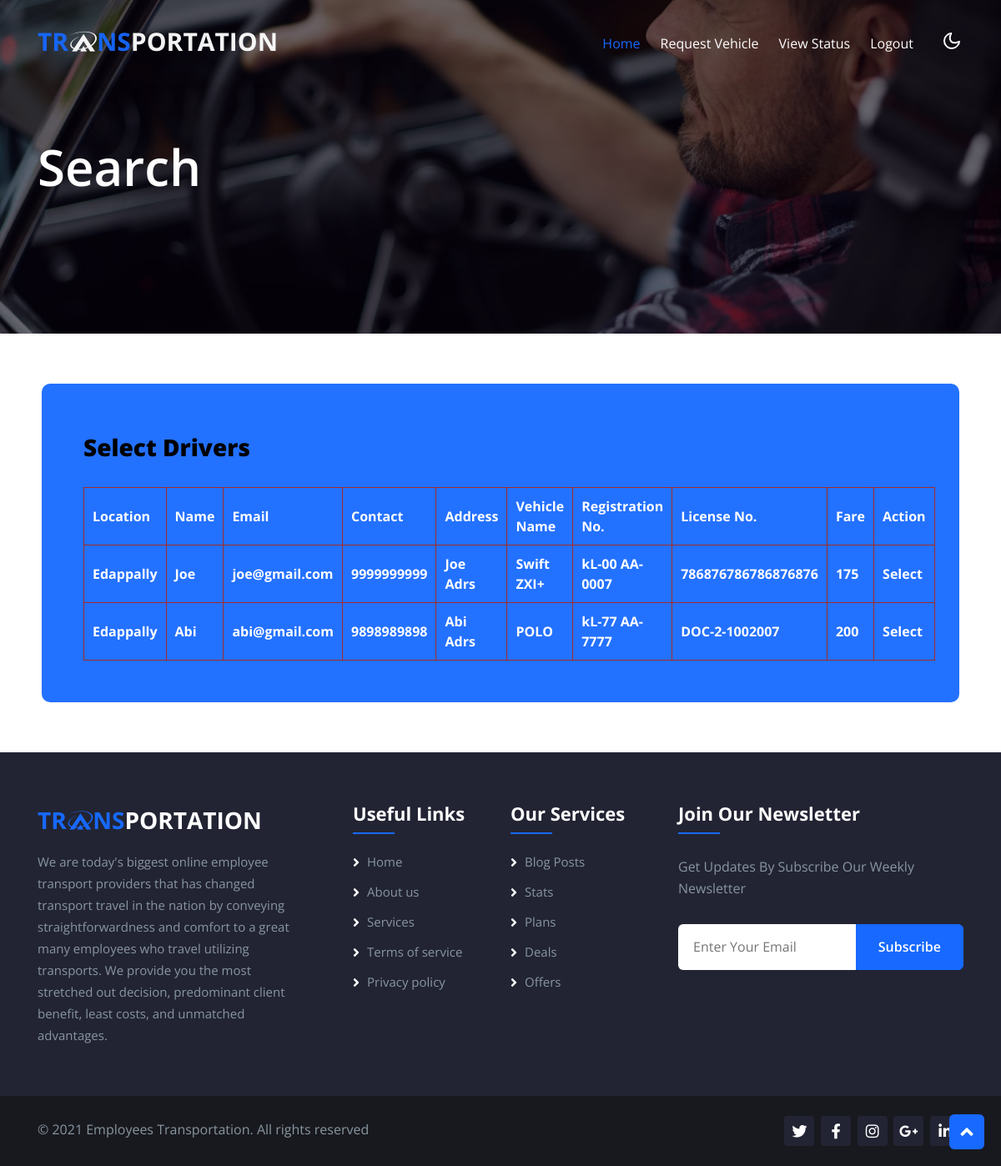
/employeeViewDrivers.php?ppoint=1, run on the app's committed database.
### tables this page shows
CREATE TABLE `driver_points` (
  `dp_id` int(11) NOT NULL,
  `driv_id` int(11) NOT NULL,
  `pp_id` int(11) NOT NULL,
  `rate` bigint(20) NOT NULL
);

CREATE TABLE `pickup_points` (
  `pp_id` int(11) NOT NULL,
  `ppoints` varchar(50) NOT NULL
);

CREATE TABLE `drivers` (
  `driv_id` int(11) NOT NULL,
  `name` varchar(25) DEFAULT NULL,
  `email` varchar(25) DEFAULT NULL,
  `contact` varchar(25) DEFAULT NULL,
  `adrs` varchar(50) DEFAULT NULL,
  `car` varchar(50) DEFAULT NULL,
  `capacity` varchar(25) DEFAULT NULL,
  `reg_num` varchar(50) DEFAULT NULL,
  `lice_num` varchar(50) DEFAULT NULL
);

### employeeViewDrivers.php (the view, shortened to what this page needs)
<?php
include "employeeHeader.php";
include "connection.php";
$ppoint = $_GET['ppoint'];
$qry = "SELECT * FROM `driver_points` dp, `drivers` d, `pickup_points` p WHERE dp.`pp_id`='$ppoint' AND p.`pp_id`='$ppoint' AND dp.`driv_id`=d.`driv_id` ORDER BY rate";
$res = mysqli_query($conn, $qry);
?>
<div class="w3l-main-slider position-relative" id="home">
    <div class="w3l-bannerhny-content">
        <div class="container">
            <div class="w3l-bannerhny-info">
                <h3 class="mb-md-5 mb-2">Search</h3>
            </div>
        </div>
    </div>
</div>
<section id="contact" class="contact">
    <div class="container">
        <div id="log">
            <form action="employeeViewDrivers.php" method="get">
                <h3 style="margin:10px 30px 30px 0px; color:#000; font-weight: 900;">Select Drivers</h3>
                <table style="width: 100%;">
                    <tr>
                        <th>Location</th>
                        <th>Name</th>
                        <th>Email</th>
                        <th>Contact</th>
                        <th>Address</th>
                        <th>Vehicle Name</th>
                        <th>Registration No.</th>
                        <th>License No.</th>
                        <th>Fare</th>
                        <th>Action</th>
                    </tr>
                    <?php
                    while ($row = mysqli_fetch_array($res)) {
                        echo "<tr>
                            <th>$row[ppoints]</th>
                            <th>$row[name]</th>
                            <th>$row[email]</th>
                            <th>$row[contact]</th>
                            <th>$row[adrs]</th>
                            <th>$row[car]</th>
                            <th>$row[reg_num]</th>
                            <th>$row[lice_num]</th>
                            <th>$row[rate]</th>
                            <th><a href='employeeSelectDriver.php?did=$row[driv_id]&ppid=$row[pp_id]'>Select</a></th>
                        </tr>";
                    }
                    ?>
                </table>
            </form>
        </div>
    </div>
</section>
<?php
include "baseFooter.php";
?>

### employeeViewDrivers.php (style rules this page uses)
#log { background-color: #2371ff; margin: auto; padding: 50px; color: white; width: 1100px; border-radius: 10px; }
table, th, td { border: 1px solid brown; }
th, td { padding: 10px; }
a { color: #fff; }

### data on the page
driver_points: pp.ppoints "Edappally", driv.name "Joe", driv.email "joe@gmail.com", driv.contact "9999999999", driv.adrs "Joe Adrs", driv.car "Swift ZXI+", driv.reg_num "kL-00 AA-0007", driv.lice_num "786876786786876876", rate "175"
driver_points: pp.ppoints "Edappally", driv.name "Abi", driv.email "abi@gmail.com", driv.contact "9898989898", driv.adrs "Abi Adrs", driv.car "POLO", driv.reg_num "kL-77 AA-7777", driv.lice_num "DOC-2-1002007", rate "200"
